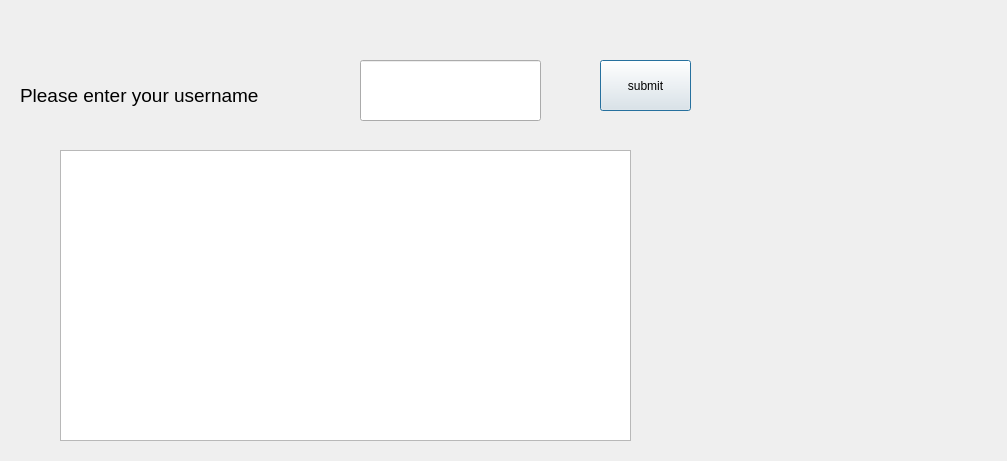
<?xml version="1.0" encoding="UTF-8"?>
<ui version="4.0">
 <class>Dialog</class>
 <widget class="QDialog" name="Dialog">
  <property name="geometry">
   <rect>
    <x>0</x>
    <y>0</y>
    <width>1007</width>
    <height>461</height>
   </rect>
  </property>
  <property name="windowTitle">
   <string>Dialog</string>
  </property>
  <widget class="QLabel" name="label">
   <property name="geometry">
    <rect>
     <x>20</x>
     <y>60</y>
     <width>291</width>
     <height>71</height>
    </rect>
   </property>
   <property name="text">
    <string>&lt;html&gt;&lt;head/&gt;&lt;body&gt;&lt;p&gt;&lt;span style=&quot; font-size:14pt;&quot;&gt;Please enter your username&lt;/span&gt;&lt;/p&gt;&lt;/body&gt;&lt;/html&gt;</string>
   </property>
  </widget>
  <widget class="QLineEdit" name="lineEdit">
   <property name="geometry">
    <rect>
     <x>360</x>
     <y>60</y>
     <width>181</width>
     <height>61</height>
    </rect>
   </property>
  </widget>
  <widget class="QTextEdit" name="textEdit">
   <property name="geometry">
    <rect>
     <x>60</x>
     <y>150</y>
     <width>571</width>
     <height>291</height>
    </rect>
   </property>
  </widget>
  <widget class="QPushButton" name="pushButton">
   <property name="geometry">
    <rect>
     <x>600</x>
     <y>60</y>
     <width>91</width>
     <height>51</height>
    </rect>
   </property>
   <property name="text">
    <string>submit</string>
   </property>
  </widget>
 </widget>
 <resources/>
 <connections/>
</ui>
